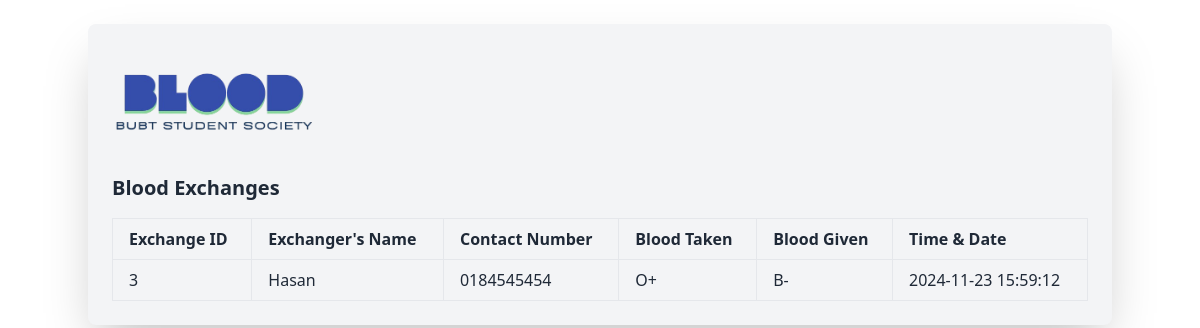
The page /admin/exchange_list.php on the database its author committed.
### tables this page shows
CREATE TABLE `blood_exchanges` (
  `id` int(11) NOT NULL,
  `exchange_name` varchar(100) DEFAULT NULL,
  `contact_number` varchar(20) DEFAULT NULL,
  `exchange_date` date DEFAULT NULL,
  `blood_taken` varchar(10) DEFAULT NULL,
  `blood_given` varchar(10) DEFAULT NULL,
  `exchange_timestamp` timestamp NOT NULL DEFAULT current_timestamp()
);

### admin/exchange_list.php (the view, shortened to what this page needs)
<?php
require_once '../includes/db_connect.php';
$exchangesStmt = $conn->query("SELECT * FROM blood_exchanges");
$exchanges = $exchangesStmt->fetchAll(PDO::FETCH_ASSOC);
?>
<!DOCTYPE html>
<html lang="en">
<head>
<link href="https://cdn.jsdelivr.net/npm/daisyui@4.12.14/dist/full.min.css" rel="stylesheet" type="text/css" />
<script src="https://cdn.tailwindcss.com"></script>
</head>
<body class=" container mx-auto mt-0 md:mt-6 p-6 bg-gray-100 rounded-lg shadow-2xl">
<a href="../admin/dashboard.php"><img src="../logo.png" alt="" class="w-full md:w-56 -ml-2"></a>
<h3 class="text-xl font-semibold mb-4 mt-4">Blood Exchanges</h3>
        <table class="table-auto w-full text-left mt-4">
            <thead>
                <tr>
                    <th class="px-4 py-2 border">Exchange ID</th>
                    <th class="px-4 py-2 border">Exchanger's Name</th>
                    <th class="px-4 py-2 border">Contact Number</th>
                    <th class="px-4 py-2 border">Blood Taken</th>
                    <th class="px-4 py-2 border">Blood Given</th>
                    <th class="px-4 py-2 border">Time & Date</th>
                </tr>
            </thead>
            <tbody>
                <?php foreach ($exchanges as $exchange): ?>
                    <tr>
                        <td class="px-4 py-2 border"><?php echo $exchange['id']; ?></td>
                        <td class="px-4 py-2 border"><?php echo $exchange['exchange_name']; ?></td>
                        <td class="px-4 py-2 border"><?php echo $exchange['contact_number']; ?></td>
                        <td class="px-4 py-2 border"><?php echo $exchange['blood_taken']; ?></td>
                        <td class="px-4 py-2 border"><?php echo $exchange['blood_given']; ?></td>
                        <td class="px-4 py-2 border"><?php echo $exchange['exchange_timestamp']; ?></td>
                    </tr>
                <?php endforeach; ?>
            </tbody>
        </table>
</body>
</html>

### rows shown on the page
blood_exchanges: id "3", exchange_name "Hasan", contact_number "0184545454", blood_taken "O+", blood_given "B-", exchange_timestamp "2024-11-23 15:59:12"
